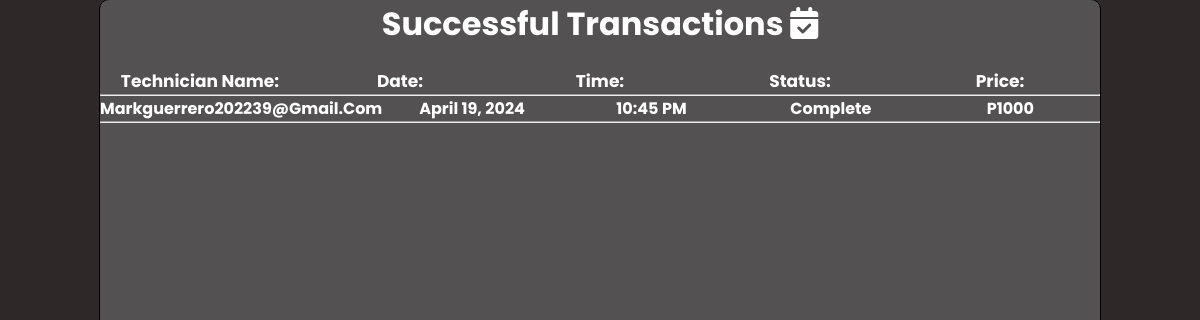
The page /transaction_enduser.php?email=ivanpolicarpio015@gmail.com  on the database its author committed.
### tables this page shows
CREATE TABLE `successful_transactions` (
  `id` int(11) NOT NULL,
  `endUser_email` varchar(255) NOT NULL,
  `endUser_name` varchar(255) NOT NULL,
  `technician_email` varchar(255) NOT NULL,
  `type_of_service` varchar(255) NOT NULL,
  `service` varchar(255) NOT NULL,
  `cost_of_repair` varchar(255) NOT NULL,
  `date` varchar(255) NOT NULL,
  `time` varchar(255) NOT NULL,
  `status` varchar(255) NOT NULL
);

### transaction_enduser.php (the view, shortened to what this page needs)
<?php
    require_once("dbcon.php");
    $email = $_GET['email'];
    $sql = "SELECT * FROM successful_transactions WHERE endUser_email = '$email'";
    $query = mysqli_query($conn, $sql);
?>
<!DOCTYPE html>
<html lang="en">
<head>
    <link rel="stylesheet" href="transaction_enduser.css">
</head>
<body>
    <div class="container" id="container">
        <h1>Successful Transactions <i class="fa-solid fa-calendar-check"></i></h1>
        <div class="header">
            <label for="">Technician Name:</label>
            <label for="">Date:</label>
            <label for="">Time:</label>
            <label for="">Status:</label>
            <label for="">Price:</label>
        </div>
        <hr>
        <?php
                while($row = mysqli_fetch_assoc($query)){
            ?>
        <div class="info">
            <p><?php echo $row['technician_email'] ?></p>
            <p><?php echo date("F j, Y", strtotime($row['date'])); ?></p>
            <p><?php echo date('h:i A', strtotime($row['time'])); ?> </p>
            <p><?php echo $row['status'] ?></p>
            <p>P<?php echo $row['cost_of_repair']?></p>
        </div>
        <hr>
        <?php
            }
        ?>
</body>
</html>

### transaction_enduser.css (style rules this page uses)
* { margin: 0; padding: 0; }
body { background: rgb(46, 40, 40); font-family: Poppins, sans-serif; color: white; display: flex; justify-content: center; align-items: center; height: 100vh; }
.container { background: rgb(83, 81, 81); height: 800px; border: 1px solid black; width: 1000px; border-radius: 10px; overflow: auto; }
h1 { text-align: center; margin-bottom: 20px; }
.header { display: grid; grid-template-columns: 1fr 1fr 1fr 1fr 1fr; text-align: center; font-size: 17px; font-weight: bold; }
.info { display: grid; grid-template-columns: 1fr 1fr 1fr 1fr 1fr; text-align: center; font-weight: bold; text-transform: capitalize; }

### rows shown on the page
successful_transactions: technician_email "Markguerrero202239@gmail.com", date "April 19, 2024", time "10:45 PM", status "Complete", cost_of_repair "1000"
